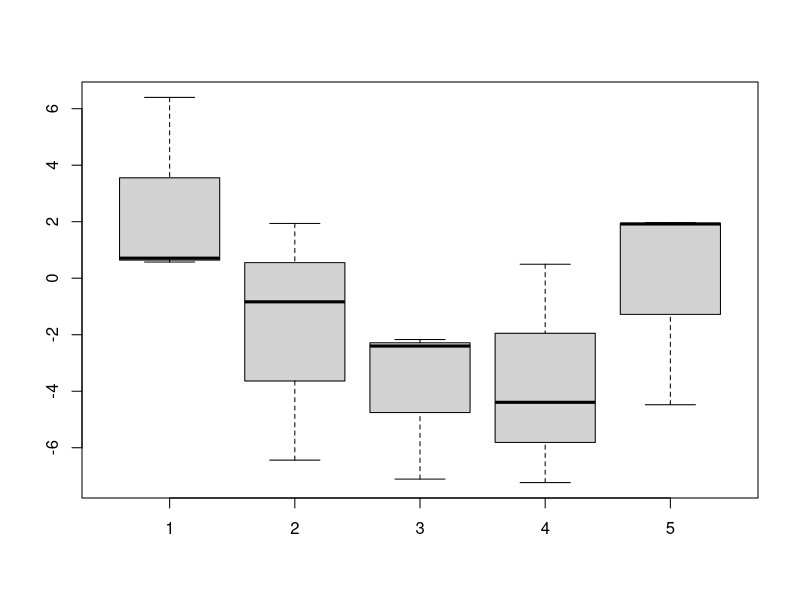
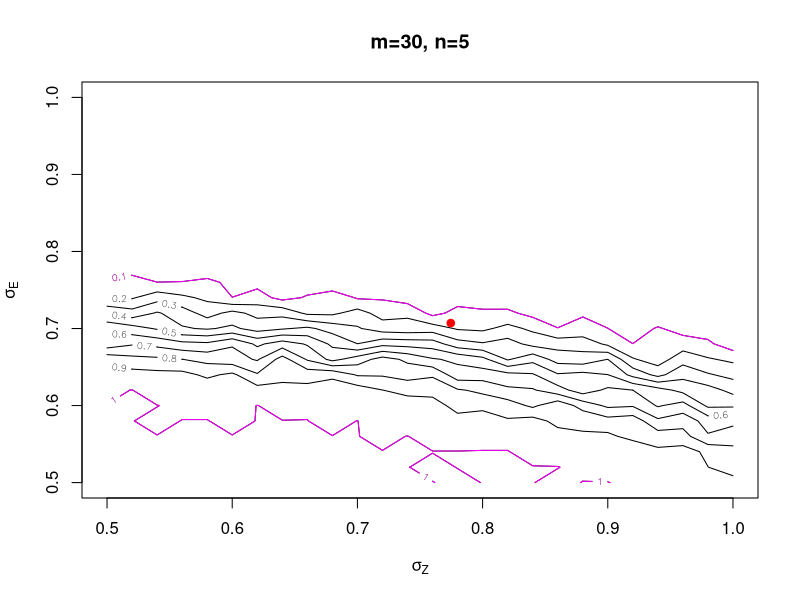

The R script that drew these images, in order:
## ---- chunk 1
knitr::opts_chunk$set(echo = TRUE)
## ---- chunk 2
m <- 5 
n <- 3
sig2 <- 7
tau2 <- 5
x <- sqrt(sig2) * matrix(rnorm(m * n), nrow=m) + sqrt(tau2) * rnorm(m)
boxplot(c(x[1,]), c(x[2,]), c(x[3,]), c(x[4,]), c(x[5,]))
## ---- chunk 3
get.suff.stat <- function(x) {
  
  xbar.i <- rowMeans(x)
  xbar <- mean(x)
  out <- c(sum((x - xbar.i)**2), sum((xbar.i)**2))
  return(out)
  
}

# marginal loglikelihood without the latent variable
logrellik <- function(x, sig2, tau2){
  m <- nrow(x)
  n <- ncol(x)
  S <- get.suff.stat(x)
  sig2_hat <- S[1]/(m*(n-1))
  tau2_hat <- (n*S[2]/m - S[1]/(m*(n-1)))/n
  
  f <- function(u) {
    
    s2 <- exp(u[1])
    t2 <- exp(u[2])
    o1 <- m * (n - 1) * log(s2) + m * log(s2 + n * t2)
    o2 <- S[1] / s2 + n * S[2] / (s2 + n * t2)
    return( -(o1 + o2) / 2 )
    
  }
  
  out <- list( logrellik = f(c(sig2, tau2)) - f(c(sig2_hat, tau2_hat)))
  return(out)
} 



## ---- chunk 4
m <- 30
n <- 5
sig2 <- .5 
tau2 <- .6
size <- 100

thetaZ <- thetaE <- seq(.5, 1, by=.02)
pi <- outer(thetaZ, thetaE)

e <- sqrt(sig2) * matrix(rnorm(m * n), nrow=m) 
z <- sqrt(tau2) * rnorm(m)
x <- e+z

for (i in seq_along(thetaZ)){
  for (j in seq_along(thetaE)){
    
    ttau2 <- thetaZ[i]^2
    ssig2 <- thetaE[j]^2
    
    LHS <- rep(NA, size)
    
    for (s in 1:size){
      
      Z <- sqrt(ttau2) * rnorm(m)
      E <- sqrt(ssig2) * matrix(rnorm(m * n), nrow = m)
      X <- E + Z
      
      LHS[s] <- logrellik(X, ssig2, ttau2)$logrellik
      
    }
    RHS <- logrellik(x, ssig2, ttau2)$logrellik
    pi[i, j] <- mean(LHS <= RHS)
    
  }
}

plot(0, 0, type = "n", xlim = c(.5, 1), ylim = c(.5, 1), xlab = expression(sigma[Z]), ylab = expression(sigma[E]), main=paste0("m=",m,", n=",n))
contour(thetaZ, thetaE, pi, drawlabels=TRUE, add=TRUE)
contour(thetaZ, thetaE, pi, levels=c(.1,1),add=TRUE, col="magenta")
points(sqrt(tau2), sqrt(sig2), col="red", pch=19)
